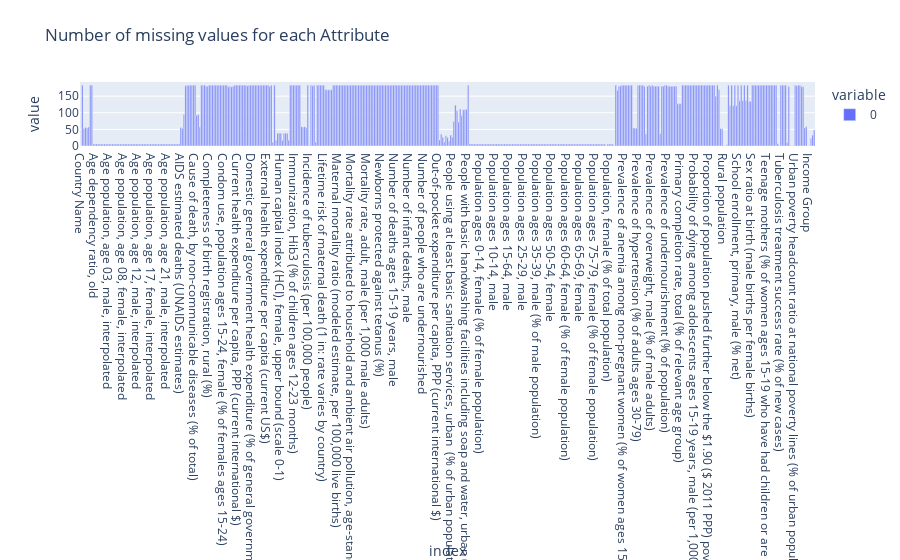

Notebook code for this chart:
### Markdown cell above
#### Number of missing rows for each attribute

Below, we can see that out of the 463 attributes, about half of them are missing most of their data. Therefore, as a barrier to eliminate attributes, we'll keep attributes with less than 20% missing values.

### Code cell
df.isna().sum().plot.bar(title='Number of missing values for each Attribute')

### Figure 1 — Plotly figure (JSON) as saved in the notebook; plotly's stock layout.template omitted (floating-point values rounded to 4 significant figures; data arrays with more than 128 entries replaced by an {"elided": "..."} marker saying what was removed)
{"data": [{"alignmentgroup": "True", "hovertemplate": "variable=0<br>index=%{x}<br>value=%{y}<extra></extra>", "legendgroup": "0", "marker": {"color": "#636efa", "pattern": {"shape": ""}}, "name": "0", "offsetgroup": "0", "orientation": "v", "showlegend": true, "textposition": "auto", "type": "bar", "x": {"elided": "463 str values"}, "xaxis": "x", "y": {"elided": "463 int values"}, "yaxis": "y"}], "layout": {"barmode": "relative", "legend": {"title": {"text": "variable"}, "tracegroupgap": 0}, "title": {"text": "Number of missing values for each Attribute"}, "xaxis": {"anchor": "y", "domain": [0, 1], "title": {"text": "index"}}, "yaxis": {"anchor": "x", "domain": [0, 1], "title": {"text": "value"}}}}
